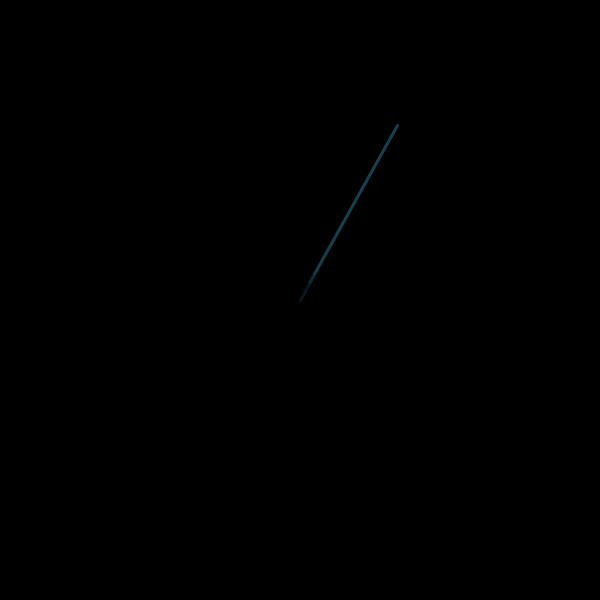
Frame 1 (no input)
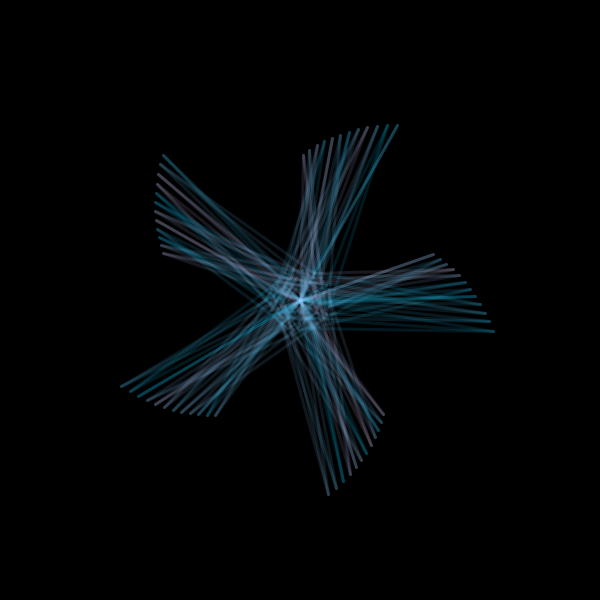
Frame 60 (the mouse pressed at the canvas centre just before this capture)
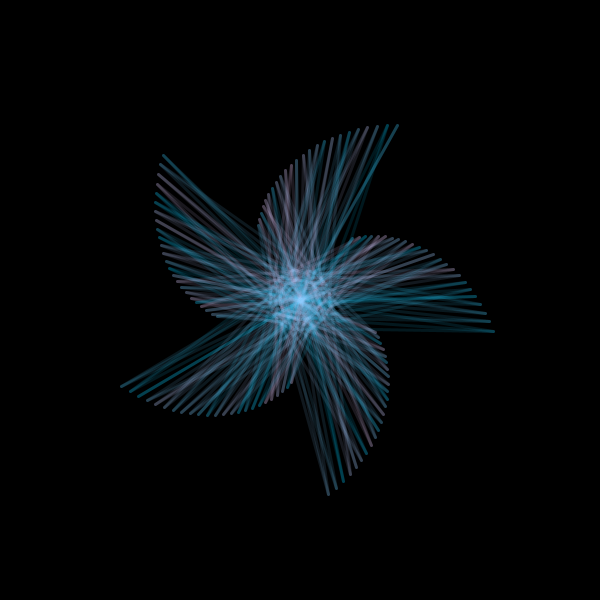
Frame 120 (the mouse held since frame 60 and released just before this capture)

The Processing sketch that drew these frames (run headless with seeded random() and noise(); from frame 60 on, the mouse is pressed at the canvas centre):

// Processing sketch: processing_167576
// ── processing_167576.pde

//import processing.pdf.*;

float x, y;
float angle = 0; 
float r = 200;
float diff = 1; 


void setup() {
  size(600, 600);
  background(0);
 // beginRecord(PDF, "every.pdf");
 
}

void draw() {

  noFill(); 


  x = r * cos(angle); 
  y = r * sin(angle);

  strokeWeight(1); 
   stroke(random(250), 200, 255, 30);  

  translate(width/2, height/2); 
  rotate(r); 

// ellipse(00, 0, x, y);
  
  
 strokeWeight(3); 
   stroke(random(250), 200, 255, 30);    
  //ellipse(x, 0, x, 50);
 line( 0, 0, x, y); 
  line( 20, 0, x, y);  
 line( 30, 0, x, y); 

  angle = angle +50;
  r = r - diff;

  if ( r == 0 || r == 700) { 
    diff =  diff * -1;
  }
}


//void keyPressed() {
 // if (key == 'q') {
  //  endRecord();
  //  exit();
 // }
//}
